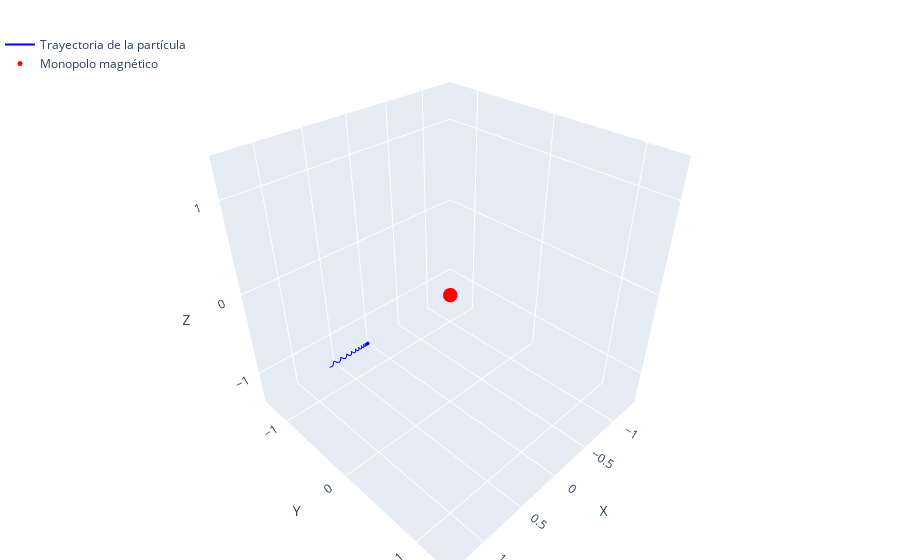

This figure's notebook cell:
### Code cell
# Crear el gráfico interactivo
fig = go.Figure()

# Añadir la trayectoria de la partícula
fig.add_trace(go.Scatter3d(
    x=r[:, 0], y=r[:, 1], z=r[:, 2],
    mode='lines',
    line=dict(color='blue', width=2),
    name='Trayectoria de la partícula'
))

# Añadir el monopolo magnético
fig.add_trace(go.Scatter3d(
    x=[0], y=[0], z=[0],
    mode='markers',
    marker=dict(size=5, color='red'),
    name='Monopolo magnético'
))

# Encontrar el rango máximo de los ejes
max_range = np.max(np.abs(r))

# Configurar los ejes y el diseño
fig.update_layout(
    scene=dict(
        xaxis_title='X',
        yaxis_title='Y',
        zaxis_title='Z',
        xaxis=dict(range=[-max_range, max_range]),  # Establecer el mismo rango para el eje X
        yaxis=dict(range=[-max_range, max_range]),  # Establecer el mismo rango para el eje Y
        zaxis=dict(range=[-max_range, max_range])   # Establecer el mismo rango para el eje Z
    ),
    legend=dict(x=0, y=1),
    margin=dict(l=0, r=0, b=0, t=30)  # Ajustar los márgenes
)

# Mostrar el gráfico interactivo
fig.show()

### Figure 1 — Plotly figure (JSON) as saved in the notebook; plotly's stock layout.template omitted (floating-point values rounded to 4 significant figures; data arrays with more than 128 entries replaced by an {"elided": "..."} marker saying what was removed)
{"data": [{"line": {"color": "blue", "width": 2}, "mode": "lines", "name": "Trayectoria de la partícula", "type": "scatter3d", "x": {"elided": "2000 float values"}, "y": {"elided": "2000 float values"}, "z": {"elided": "2000 float values"}}, {"marker": {"color": "red", "size": 5}, "mode": "markers", "name": "Monopolo magnético", "type": "scatter3d", "x": [0], "y": [0], "z": [0]}], "layout": {"legend": {"x": 0, "y": 1}, "margin": {"b": 0, "l": 0, "r": 0, "t": 30}, "scene": {"xaxis": {"range": [-1.411, 1.411], "title": {"text": "X"}}, "yaxis": {"range": [-1.411, 1.411], "title": {"text": "Y"}}, "zaxis": {"range": [-1.411, 1.411], "title": {"text": "Z"}}}}}
